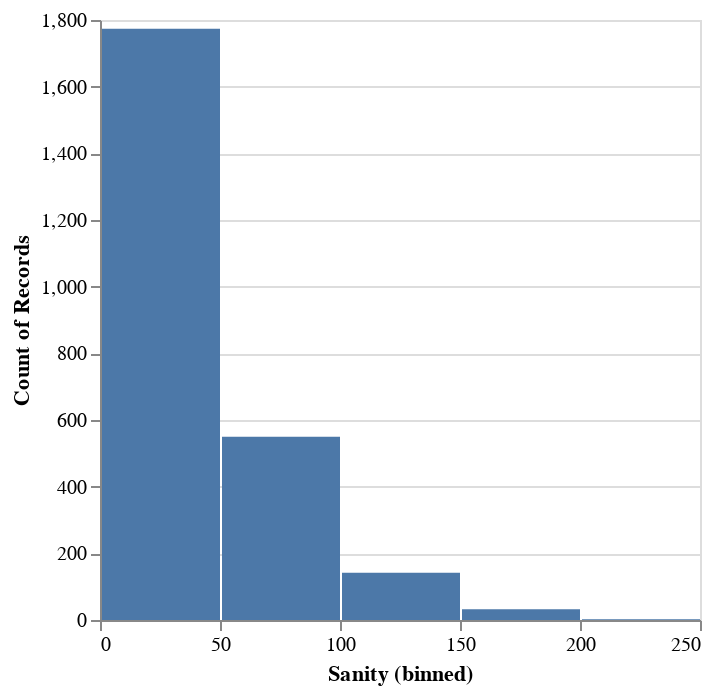

Here is the notebook cell this chart was saved with:
### Code cell
chart(df, 'Sanity')

### Figure 1 — Vega specification as saved in the notebook (floating-point values rounded to 4 significant figures)
{"$schema": "https://vega.github.io/schema/vega/v5.json", "data": [{"name": "source_0", "values": [{"__count": 550, "bin_maxbins_10_Sanity": 50.0, "bin_maxbins_10_Sanity_end": 100.0}, {"__count": 1774, "bin_maxbins_10_Sanity": 0.0, "bin_maxbins_10_Sanity_end": 50.0}, {"__count": 142, "bin_maxbins_10_Sanity": 100.0, "bin_maxbins_10_Sanity_end": 150.0}, {"__count": 32, "bin_maxbins_10_Sanity": 150.0, "bin_maxbins_10_Sanity_end": 200.0}, {"__count": 2, "bin_maxbins_10_Sanity": 200.0, "bin_maxbins_10_Sanity_end": 250.0}]}, {"name": "source_0_y_domain___count", "values": [{"min": 2, "max": 1774}]}], "signals": [{"name": "bin_maxbins_10_Sanity_bins", "value": {"fields": ["Sanity"], "fname": "bin_Sanity", "start": 0.0, "step": 50.0, "stop": 250.0}}], "marks": [{"type": "rect", "name": "marks", "from": {"data": "source_0"}, "encode": {"update": {"y": {"field": "__count", "scale": "y"}, "fill": {"value": "#4c78a8"}, "y2": {"value": 0, "scale": "y"}, "ariaRoleDescription": {"value": "bar"}, "x2": {"field": "bin_maxbins_10_Sanity", "scale": "x", "offset": {"signal": "0.5 + (abs(scale(\"x\", datum[\"bin_maxbins_10_Sanity_end\"]) - scale(\"x\", datum[\"bin_maxbins_10_Sanity\"])) < 0.25 ? -0.5 * (0.25 - (abs(scale(\"x\", datum[\"bin_maxbins_10_Sanity_end\"]) - scale(\"x\", datum[\"bin_maxbins_10_Sanity\"])))) : 0.5)"}}, "x": {"field": "bin_maxbins_10_Sanity_end", "scale": "x", "offset": {"signal": "0.5 + (abs(scale(\"x\", datum[\"bin_maxbins_10_Sanity_end\"]) - scale(\"x\", datum[\"bin_maxbins_10_Sanity\"])) < 0.25 ? 0.5 * (0.25 - (abs(scale(\"x\", datum[\"bin_maxbins_10_Sanity_end\"]) - scale(\"x\", datum[\"bin_maxbins_10_Sanity\"])))) : -0.5)"}}, "description": {"signal": "\"Sanity (binned): \" + (!isValid(datum[\"bin_maxbins_10_Sanity\"]) || !isFinite(+datum[\"bin_maxbins_10_Sanity\"]) ? \"null\" : format(datum[\"bin_maxbins_10_Sanity\"], \"\") + \" – \" + format(datum[\"bin_maxbins_10_Sanity_end\"], \"\")) + \"; Count of Records: \" + (format(datum[\"__count\"], \"\"))"}}}, "style": ["bar"]}], "scales": [{"name": "x", "type": "linear", "domain": {"signal": "[bin_maxbins_10_Sanity_bins.start, bin_maxbins_10_Sanity_bins.stop]"}, "range": [0, {"signal": "width"}], "bins": {"signal": "bin_maxbins_10_Sanity_bins"}, "zero": false}, {"name": "y", "type": "linear", "domain": [{"signal": "(data(\"source_0_y_domain___count\")[0] || {}).min"}, {"signal": "(data(\"source_0_y_domain___count\")[0] || {}).max"}], "range": [{"signal": "height"}, 0], "zero": true, "nice": true}], "axes": [{"scale": "y", "grid": true, "gridScale": "x", "labels": false, "orient": "left", "ticks": false, "tickCount": {"signal": "ceil(height/40)"}, "maxExtent": 0, "domain": false, "aria": false, "minExtent": 0, "zindex": 0}, {"scale": "x", "tickCount": {"signal": "ceil(width/10)"}, "labelOverlap": true, "title": "Sanity (binned)", "grid": false, "zindex": 0, "orient": "bottom", "labelFlush": true}, {"scale": "y", "title": "Count of Records", "grid": false, "labelOverlap": true, "zindex": 0, "tickCount": {"signal": "ceil(height/40)"}, "orient": "left"}], "width": 300, "padding": 5, "background": "white", "height": 300, "style": "cell"}
